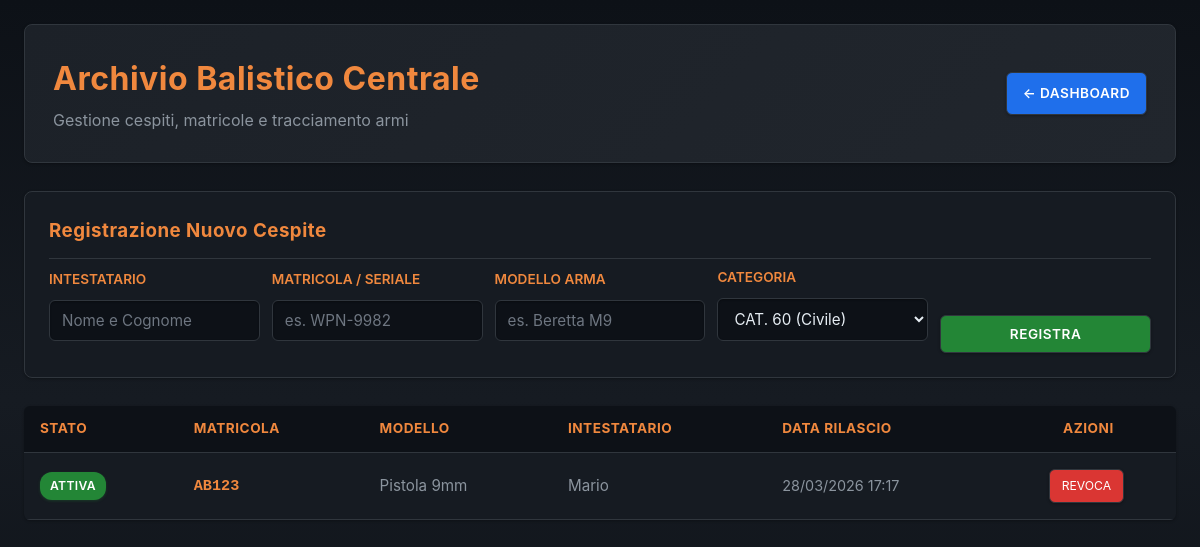
The app's page /weapons.php (signed in) with its own data.
### tables this page shows
CREATE TABLE weapons (
    id INT AUTO_INCREMENT PRIMARY KEY,
    nome_compratore VARCHAR(50),
    cognome_compratore VARCHAR(50),
    seriale VARCHAR(50) UNIQUE,
    modello VARCHAR(50),
    tipo_utente INT,
    data_ora TIMESTAMP DEFAULT CURRENT_TIMESTAMP,
    revocata TINYINT(1) DEFAULT 0
);

### public/weapons.php (the view, shortened to what this page needs)
<?php
include('db.php');
$user = $_SESSION['user'];
$ruolo = $user['ruolo'];
?>
<!DOCTYPE html>
<html lang="it">
<head>
    <link rel="stylesheet" href="style.css?v=999" type="text/css">
</head>
<body>
<div class="container">
    <div class="header-flex" style="margin-bottom: 28px;">
        <div>
            <h1>Archivio Balistico Centrale</h1>
            <p style="color: #8b949e; margin: 4px 0 0 0;">Gestione cespiti, matricole e tracciamento armi</p>
        </div>
        <a href="dashboard.php" class="btn" style="text-decoration: none; height: fit-content;">← Dashboard</a>
    </div>
    <?php if(in_array($ruolo, ['armeria60', 'armeria200', 'admin'])): ?>
    <div class="form-section">
        <h3>Registrazione Nuovo Cespite</h3>
        <form method="POST" class="form-row">
            <div>
                <label>Intestatario</label>
                <input type="text" name="intestatario" placeholder="Nome e Cognome" required>
            </div>
            <div>
                <label>Matricola / Seriale</label>
                <input type="text" name="seriale" placeholder="es. WPN-9982" required>
            </div>
            <div>
                <label>Modello Arma</label>
                <input type="text" name="modello" placeholder="es. Beretta M9" required>
            </div>
            <?php if($ruolo == 'admin'): ?>
            <div>
                <label>Categoria</label>
                <select name="tipo_utente">
                    <option value="60">CAT. 60 (Civile)</option>
                </select>
            </div>
            <?php endif; ?>
            <div style="display: flex; align-items: flex-end;">
                <button type="submit" name="add_weapon" class="btn-save" style="width: 100%; margin: 0;">REGISTRA</button>
            </div>
        </form>
    </div>
    <?php endif; ?>
    <table class="weapon-table">
        <thead>
            <tr>
                <th>Stato</th>
                <th>Matricola</th>
                <th>Modello</th>
                <th>Intestatario</th>
                <th>Data Rilascio</th>
                <th style="text-align: center;">Azioni</th>
            </tr>
        </thead>
        <tbody>
            <?php
            $result = $conn->query("SELECT * FROM weapons ORDER BY data_ora DESC");
            while($row = $result->fetch_assoc()):
                $status_class = ($row['revocata'] == 1) ? 'status-revoked' : '';
            ?>
            <tr class="<?php echo $status_class; ?>">
                <td>
                    <?php if($row['revocata'] == 1): ?>
                        <span class="badge badge-revoked">REVOCATA</span>
                    <?php else: ?>
                        <span class="badge badge-active">ATTIVA</span>
                    <?php endif; ?>
                </td>
                <td><span class="seriale-text"><?php echo htmlspecialchars($row['seriale']); ?></span></td>
                <td><?php echo htmlspecialchars($row['modello']); ?></td>
                <td><?php echo htmlspecialchars($row['nome_compratore']); ?></td>
                <td style="font-size: 0.9em;"><?php echo date('d/m/Y H:i', strtotime($row['data_ora'])); ?></td>
                <td style="text-align: center;">
                    <?php if($row['revocata'] == 0 && !in_array($ruolo, ['armeria60', 'armeria200'])): ?>
                        <a href="weapons.php?revoca=<?php echo $row['id']; ?>" class="btn-action btn-revoca">REVOCA</a>
                    <?php endif; ?>
                </td>
            </tr>
            <?php endwhile; ?>
        </tbody>
    </table>
</div>
</body>
</html>

### public/style.css (style rules this page uses)
* { margin: 0; padding: 0; box-sizing: border-box; font-family: -apple-system, BlinkMacSystemFont, 'Segoe UI', 'Roboto', sans-serif; }
html, body { width: 100%; height: 100%; }
body { background: linear-gradient(to bottom, #0d1117 0%, #161b22 50%, #0d1117 100%); background-attachment: fixed; color: #e6edf3; line-height: 1.6; padding: 0; margin: 0; min-height: 100vh; }
.container { max-width: 1400px; margin: 0 auto; padding: 24px; }
h1, h2, h3, h4, h5, h6 { color: #f0883e; font-weight: 700; letter-spacing: 0.5px; margin-bottom: 8px; }
.header-box, .header-flex { background: linear-gradient(135deg, #1c2128 0%, #21262d 100%); padding: 28px; border-radius: 8px; border: 1px solid #30363d; margin-bottom: 32px; display: flex; justify-content: space-between; align-items: center; box-shadow: 0 1px 3px rgba(0, 0, 0, 0.3); }
.header-flex { display: flex; justify-content: space-between; align-items: center; }
.header-flex h1 { margin: 0; font-size: 2em; }
input, textarea, select { width: 100%; padding: 10px 12px; margin: 6px 0 12px 0; background: #0d1117; border: 1px solid #30363d; color: #e6edf3; border-radius: 6px; font-size: 0.95em; transition: all 0.2s ease; box-shadow: inset 0 1px 2px rgba(0, 0, 0, 0.3); }
input::placeholder { color: #6e7681; }
.btn, button { padding: 10px 16px; border: 1px solid #30363d; border-radius: 6px; font-weight: 600; cursor: pointer; text-transform: uppercase; text-decoration: none; display: inline-block; transition: all 0.2s ease; background: #1f6feb; color: #fff; font-size: 0.85em; letter-spacing: 0.5px; box-shadow: 0 1px 3px rgba(0, 0, 0, 0.3); }
.btn-save { background: #238636; color: #fff; border: 1px solid #30363d; box-shadow: 0 1px 3px rgba(0, 0, 0, 0.3); padding: 10px 16px; border-radius: 6px; font-weight: 600; cursor: pointer; transition: all 0.2s ease; }
.btn-action { padding: 6px 12px; font-size: 0.8em; margin: 4px 4px 4px 0; background: #da3633; color: white; border: 1px solid #30363d; text-decoration: none; border-radius: 6px; display: inline-block; transition: all 0.2s ease; box-shadow: 0 1px 3px rgba(0, 0, 0, 0.3); }
.btn-revoca { background: #da3633; border-color: #30363d; }
.form-section { background: #161b22; padding: 24px; border-radius: 8px; border: 1px solid #30363d; margin-bottom: 28px; box-shadow: 0 1px 3px rgba(0, 0, 0, 0.3); }
.form-section h3 { color: #f0883e; margin-top: 0; border-bottom: 1px solid #30363d; padding-bottom: 12px; }
.form-row { display: grid; grid-template-columns: repeat(auto-fit, minmax(180px, 1fr)); gap: 12px; align-items: end; }
.form-row > div { display: flex; flex-direction: column; }
.form-row label { font-size: 0.85em; font-weight: 600; color: #f0883e; margin-bottom: 4px; text-transform: uppercase; }
table { width: 100%; border-collapse: collapse; background: #161b22; border-radius: 6px; overflow: hidden; box-shadow: 0 1px 3px rgba(0, 0, 0, 0.3); }
table thead { background: #0d1117; color: #f0883e; font-weight: 700; text-transform: uppercase; letter-spacing: 0.5px; font-size: 0.85em; }
table th { padding: 12px 16px; text-align: left; border-bottom: 1px solid #30363d; }
table td { padding: 12px 16px; border-bottom: 1px solid #30363d; color: #8b949e; font-size: 0.95em; }
table tbody tr { transition: all 0.2s ease; }
.weapon-table, .table-dipendenti { width: 100%; border-collapse: collapse; }
.badge { display: inline-block; padding: 4px 10px; border-radius: 12px; font-weight: 600; font-size: 0.8em; text-transform: uppercase; letter-spacing: 0.3px; }
.badge-active { background: #238636; color: #fff; box-shadow: 0 1px 3px rgba(35, 134, 54, 0.3); }
.seriale-text { font-style: normal; color: #f0883e; font-weight: 600; font-family: 'Monaco', 'Courier New', monospace; }
p, div { color: #8b949e; }
a { color: #58a6ff; text-decoration: none; transition: all 0.2s ease; }

### records on screen
weapons: revocata "ATTIVA", seriale "AB123", modello "Pistola 9mm", nome_compratore "Mario", data_ora "28/03/2026 17:17"
